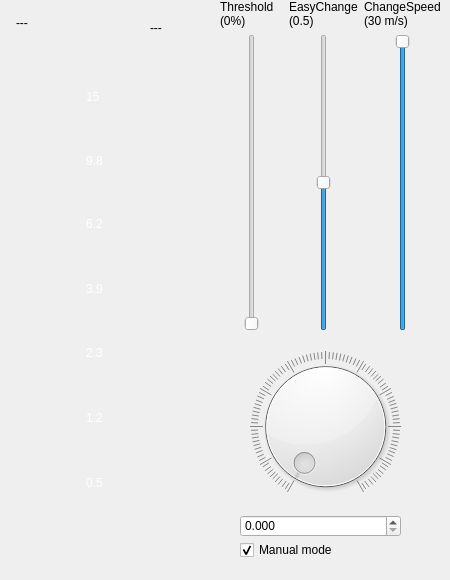
         <widget class="QWidget" name="tab_5">
          <attribute name="title">
           <string>Focus control</string>
          </attribute>
          <widget class="QDial" name="manualChanger">
           <property name="geometry">
            <rect>
             <x>250</x>
             <y>351</y>
             <width>151</width>
             <height>151</height>
            </rect>
           </property>
           <property name="focusPolicy">
            <enum>Qt::NoFocus</enum>
           </property>
           <property name="statusTip">
            <string/>
           </property>
           <property name="maximum">
            <number>25000</number>
           </property>
           <property name="pageStep">
            <number>100</number>
           </property>
           <property name="value">
            <number>0</number>
           </property>
           <property name="sliderPosition">
            <number>0</number>
           </property>
           <property name="orientation">
            <enum>Qt::Vertical</enum>
           </property>
           <property name="invertedAppearance">
            <bool>false</bool>
           </property>
           <property name="invertedControls">
            <bool>true</bool>
           </property>
           <property name="wrapping">
            <bool>false</bool>
           </property>
           <property name="notchTarget">
            <double>10.000000000000000</double>
           </property>
           <property name="notchesVisible">
            <bool>true</bool>
           </property>
          </widget>
          <widget class="QWidget" name="gridLayoutWidget">
           <property name="geometry">
            <rect>
             <x>220</x>
             <y>0</y>
             <width>221</width>
             <height>331</height>
            </rect>
           </property>
           <layout class="QGridLayout" name="gridLayout">
            <item row="2" column="2" alignment="Qt::AlignHCenter">
             <widget class="QSlider" name="focusEasyChange">
              <property name="focusPolicy">
               <enum>Qt::NoFocus</enum>
              </property>
              <property name="minimum">
               <number>10</number>
              </property>
              <property name="maximum">
               <number>90</number>
              </property>
              <property name="pageStep">
               <number>1</number>
              </property>
              <property name="value">
               <number>50</number>
              </property>
              <property name="orientation">
               <enum>Qt::Vertical</enum>
              </property>
             </widget>
            </item>
            <item row="2" column="3" alignment="Qt::AlignHCenter">
             <widget class="QSlider" name="focusChangeTime">
              <property name="focusPolicy">
               <enum>Qt::NoFocus</enum>
              </property>
              <property name="maximum">
               <number>3000</number>
              </property>
              <property name="pageStep">
               <number>1</number>
              </property>
              <property name="value">
               <number>3000</number>
              </property>
              <property name="orientation">
               <enum>Qt::Vertical</enum>
              </property>
             </widget>
            </item>
            <item row="2" column="1" alignment="Qt::AlignHCenter">
             <widget class="QSlider" name="focusThreshold">
              <property name="focusPolicy">
               <enum>Qt::NoFocus</enum>
              </property>
              <property name="maximum">
               <number>500</number>
              </property>
              <property name="pageStep">
               <number>1</number>
              </property>
              <property name="orientation">
               <enum>Qt::Vertical</enum>
              </property>
             </widget>
            </item>
            <item row="1" column="3">
             <widget class="QLabel" name="label_4">
              <property name="text">
               <string>ChangeSpeed
(30 m/s)</string>
              </property>
             </widget>
            </item>
            <item row="1" column="2">
             <widget class="QLabel" name="label_3">
              <property name="text">
               <string>EasyChange
(0.5)</string>
              </property>
             </widget>
            </item>
            <item row="1" column="1">
             <widget class="QLabel" name="label_2">
              <property name="text">
               <string>Threshold
(0%)</string>
              </property>
             </widget>
            </item>
           </layout>
          </widget>
          <widget class="QWidget" name="focusWidget" native="true">
           <property name="geometry">
            <rect>
             <x>0</x>
             <y>0</y>
             <width>211</width>
             <height>571</height>
            </rect>
           </property>
           <widget class="QLabel" name="focusPanel">
            <property name="geometry">
             <rect>
              <x>80</x>
              <y>0</y>
              <width>60</width>
              <height>571</height>
             </rect>
            </property>
            <property name="text">
             <string/>
            </property>
            <property name="pixmap">
             <pixmap resource="style.qrc">:/qss_icons/focusImg/panel_f.png</pixmap>
            </property>
           </widget>
           <widget class="QLabel" name="redArrow">
            <property name="geometry">
             <rect>
              <x>129</x>
              <y>13</y>
              <width>81</width>
              <height>21</height>
             </rect>
            </property>
            <property name="styleSheet">
             <string notr="true">background-color: rgba(0,0,0,0%)</string>
            </property>
            <property name="text">
             <string/>
            </property>
            <property name="pixmap">
             <pixmap resource="style.qrc">:/qss_icons/focusImg/arrow_red.png</pixmap>
            </property>
           </widget>
           <widget class="QLabel" name="greenArrow">
            <property name="geometry">
             <rect>
              <x>2</x>
              <y>13</y>
              <width>81</width>
              <height>21</height>
             </rect>
            </property>
            <property name="styleSheet">
             <string notr="true">background-color: rgba(0,0,0,0%)</string>
            </property>
            <property name="text">
             <string/>
            </property>
            <property name="pixmap">
             <pixmap resource="style.qrc">:/qss_icons/focusImg/arrow_green.png</pixmap>
            </property>
           </widget>
           <widget class="QLabel" name="redArrowVal">
            <property name="geometry">
             <rect>
              <x>150</x>
              <y>20</y>
              <width>51</width>
              <height>16</height>
             </rect>
            </property>
            <property name="styleSheet">
             <string notr="true">color: #000000; background-color: rgba(0,0,0,0%)</string>
            </property>
            <property name="text">
             <string>---</string>
            </property>
           </widget>
           <widget class="QLabel" name="greenArrowVal">
            <property name="geometry">
             <rect>
              <x>16</x>
              <y>16</y>
              <width>47</width>
              <height>13</height>
             </rect>
            </property>
            <property name="styleSheet">
             <string notr="true">color: #000000; background-color: rgba(0,0,0,0%)</string>
            </property>
            <property name="text">
             <string>---</string>
            </property>
           </widget>
           <widget class="QLabel" name="l1">
            <property name="geometry">
             <rect>
              <x>86</x>
              <y>90</y>
              <width>47</width>
              <height>13</height>
             </rect>
            </property>
            <property name="styleSheet">
             <string notr="true">color: #ffffff; background-color: rgba(0,0,0,0%)</string>
            </property>
            <property name="text">
             <string>15</string>
            </property>
           </widget>
           <widget class="QLabel" name="l2">
            <property name="geometry">
             <rect>
              <x>86</x>
              <y>154</y>
              <width>47</width>
              <height>13</height>
             </rect>
            </property>
            <property name="styleSheet">
             <string notr="true">color: #ffffff; background-color: rgba(0,0,0,0%)</string>
            </property>
            <property name="text">
             <string>9.8</string>
            </property>
           </widget>
           <widget class="QLabel" name="l3">
            <property name="geometry">
             <rect>
              <x>86</x>
              <y>217</y>
              <width>47</width>
              <height>13</height>
             </rect>
            </property>
            <property name="styleSheet">
             <string notr="true">color: #ffffff; background-color: rgba(0,0,0,0%)</string>
            </property>
            <property name="text">
             <string>6.2</string>
            </property>
           </widget>
           <widget class="QLabel" name="l4">
            <property name="geometry">
             <rect>
              <x>86</x>
              <y>282</y>
              <width>47</width>
              <height>13</height>
             </rect>
            </property>
            <property name="styleSheet">
             <string notr="true">color: #ffffff; background-color: rgba(0,0,0,0%)</string>
            </property>
            <property name="text">
             <string>3.9</string>
            </property>
           </widget>
           <widget class="QLabel" name="l5">
            <property name="geometry">
             <rect>
              <x>86</x>
              <y>346</y>
              <width>47</width>
              <height>13</height>
             </rect>
            </property>
            <property name="styleSheet">
             <string notr="true">color: #ffffff; background-color: rgba(0,0,0,0%)</string>
            </property>
            <property name="text">
             <string>2.3</string>
            </property>
           </widget>
           <widget class="QLabel" name="l6">
            <property name="geometry">
             <rect>
              <x>86</x>
              <y>411</y>
              <width>47</width>
              <height>13</height>
             </rect>
            </property>
            <property name="styleSheet">
             <string notr="true">color: #ffffff; background-color: rgba(0,0,0,0%)</string>
            </property>
            <property name="text">
             <string>1.2</string>
            </property>
           </widget>
           <widget class="QLabel" name="l7">
            <property name="geometry">
             <rect>
              <x>86</x>
              <y>476</y>
              <width>47</width>
              <height>13</height>
             </rect>
            </property>
            <property name="styleSheet">
             <string notr="true">color: #ffffff; background-color: rgba(0,0,0,0%)</string>
            </property>
            <property name="text">
             <string>0.5</string>
            </property>
           </widget>
          </widget>
          <widget class="QDoubleSpinBox" name="manualChangerSpin">
           <property name="geometry">
            <rect>
             <x>240</x>
             <y>515</y>
             <width>161</width>
             <height>22</height>
            </rect>
           </property>
           <property name="decimals">
            <number>3</number>
           </property>
           <property name="maximum">
            <double>25.000000000000000</double>
           </property>
           <property name="singleStep">
            <double>0.001000000000000</double>
           </property>
          </widget>
          <widget class="QCheckBox" name="isManulMode">
           <property name="geometry">
            <rect>
             <x>240</x>
             <y>540</y>
             <width>101</width>
             <height>20</height>
            </rect>
           </property>
           <property name="text">
            <string>Manual mode</string>
           </property>
           <property name="checked">
            <bool>true</bool>
           </property>
          </widget>
         </widget>
